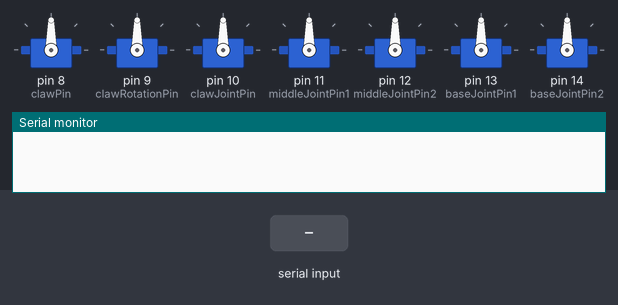
Bench run of a sketch on a simulated Arduino Uno, built with avr-gcc and run on an emulated ATmega328P. Shown: 7 × servo, the last lines printed to the serial monitor. Inputs (shaded band) come from the test bench.

Above: at 1.2 s.
1.3 s: "F" received over Serial
At 1.9 s:
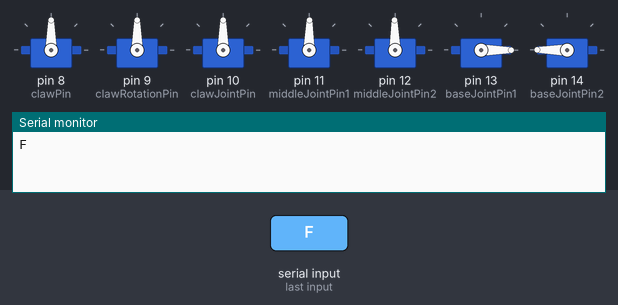
2.8 s: "F" received over Serial
At 4.0 s:
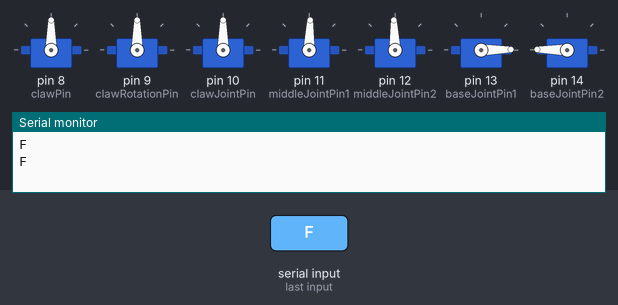
4.3 s: "R" received over Serial
At 5.4 s:
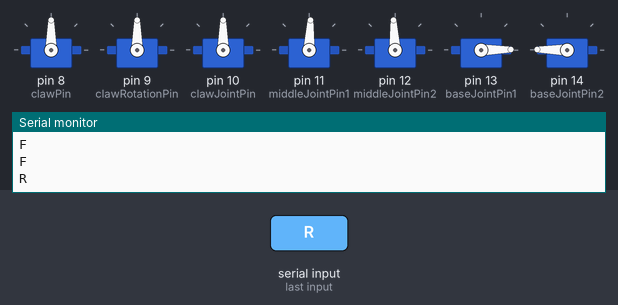
5.8 s: "B" received over Serial
At 6.5 s:
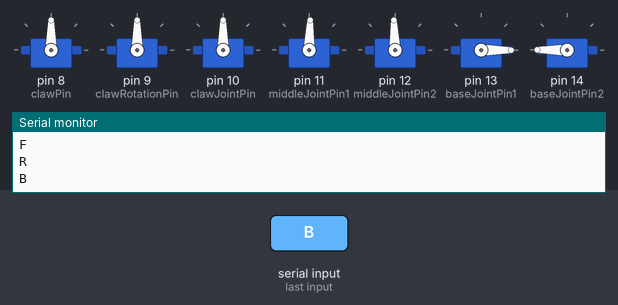
Timing chart, 0 to 8.3 s (numbered marks = the images above; inputs shaded):
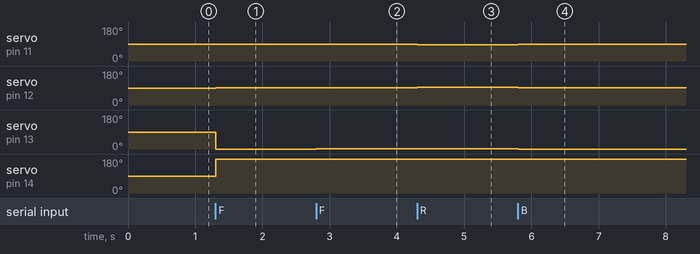

The sketch:

reciever_arduino_nano_alice_variant1_code2.ino
```cpp
#include <Servo.h>

// Define the servos
Servo clawServo;
Servo clawRotationServo;
Servo clawJointServo;
Servo middleJointServo1;
Servo middleJointServo2;
Servo baseJointServo1;
Servo baseJointServo2;

// Initial coordinates
float x = 20.0;
float y = 20.0;

// Define lengths of arm segments
const float L1 = 15.0;
const float L2 = 20.0;
const float L3 = 20.0;

// Pin assignments for servos
const int clawPin = 8;
const int clawRotationPin = 9;
const int clawJointPin = 10;
const int middleJointPin1 = 11;
const int middleJointPin2 = 12;
const int baseJointPin1 = 13;
const int baseJointPin2 = 14;

// Function to calculate angles using inverse kinematics
void calculateIK(float x, float y, float &theta1, float &theta2) {
    float r = sqrt(x * x + y * y);

    // Ensure the target point is reachable
    if (r > (L2 + L3) || r < abs(L2 - L3)) {
        Serial.println("Target point is out of reach");
        return;
    }

    float D = (r * r - L2 * L2 - L3 * L3) / (2 * L2 * L3);
    theta2 = atan2(sqrt(1 - D * D), D);
    theta1 = atan2(y, x) - atan2(L3 * sin(theta2), L2 + L3 * cos(theta2));
}

// Function to move servos to calculated angles
void moveServos(float theta1, float theta2) {
    int angle1 = constrain(theta1 * 180.0 / PI, 0, 180);
    int angle2 = constrain(theta2 * 180.0 / PI, 0, 180);

    baseJointServo1.write(angle1);
    baseJointServo2.write(180 - angle1); // Opposite direction

    middleJointServo1.write(angle2);
    middleJointServo2.write(180 - angle2); // Opposite direction
}

void setup() {
    // Attach the servos to the pins
    clawServo.attach(clawPin);
    clawRotationServo.attach(clawRotationPin);
    clawJointServo.attach(clawJointPin);
    middleJointServo1.attach(middleJointPin1);
    middleJointServo2.attach(middleJointPin2);
    baseJointServo1.attach(baseJointPin1);
    baseJointServo2.attach(baseJointPin2);

    // Initialize servos to default positions
    clawServo.write(90);
    clawRotationServo.write(90);
    clawJointServo.write(90);
    middleJointServo1.write(90);
    middleJointServo2.write(90);
    baseJointServo1.write(90);
    baseJointServo2.write(90);

    // Initialize serial communication
    Serial.begin(9600);
}

void loop() {
    if (Serial.available() > 0) {
        char received = Serial.read();
        Serial.println(received);

        if (received == 'F') {
            y += 0.3;
        } else if (received == 'B') {
            y -= 0.3;
        } else if (received == 'R') {
            x += 0.3;
        } else if (received == 'L') {
            x -= 0.3;
        }

        // Constrain the coordinates to avoid reaching unreachable points
        x = constrain(x, -40, 40);
        y = constrain(y, 0, 40);

        float theta1 = 0, theta2 = 0;
        calculateIK(x, y, theta1, theta2);
        moveServos(theta1, theta2); // Small delay to avoid multiple commands being processed too quickly
    }
}

// Function to control the claw
void controlClaw(bool open) {
    if (open) {
        clawServo.write(0); // Open position
    } else {
        clawServo.write(90); // Close position
    }
}

// Function to control claw rotation
void controlClawRotation(int angle) {
    clawRotationServo.write(angle);
}
```

Measured:
- after the input at 1.3 s, servo on pin 11 (middleJointPin1): 90° → 89° at once; servo on pin 12 (middleJointPin2): 90° → 91° at once; servo on pin 13 (baseJointPin1): 90° → 0° at once; servo on pin 14 (baseJointPin2): 90° → 180° at once
- after the input at 2.8 s, servo on pin 11 (middleJointPin1): 89° → 88° at once; servo on pin 12 (middleJointPin2): 91° → 92° at once; servo on pin 13 (baseJointPin1): 0° → 1° at once; servo on pin 14 (baseJointPin2): 180° → 179° at once
- after the input at 4.3 s, servo on pin 11 (middleJointPin1): 88° → 87° at once; servo on pin 12 (middleJointPin2): 92° → 93° at once
- after the input at 5.8 s, servo on pin 11 (middleJointPin1): 87° → 88° at once; servo on pin 12 (middleJointPin2): 93° → 92° at once; servo on pin 13 (baseJointPin1): 1° → 0° at once; servo on pin 14 (baseJointPin2): 179° → 180° at once
